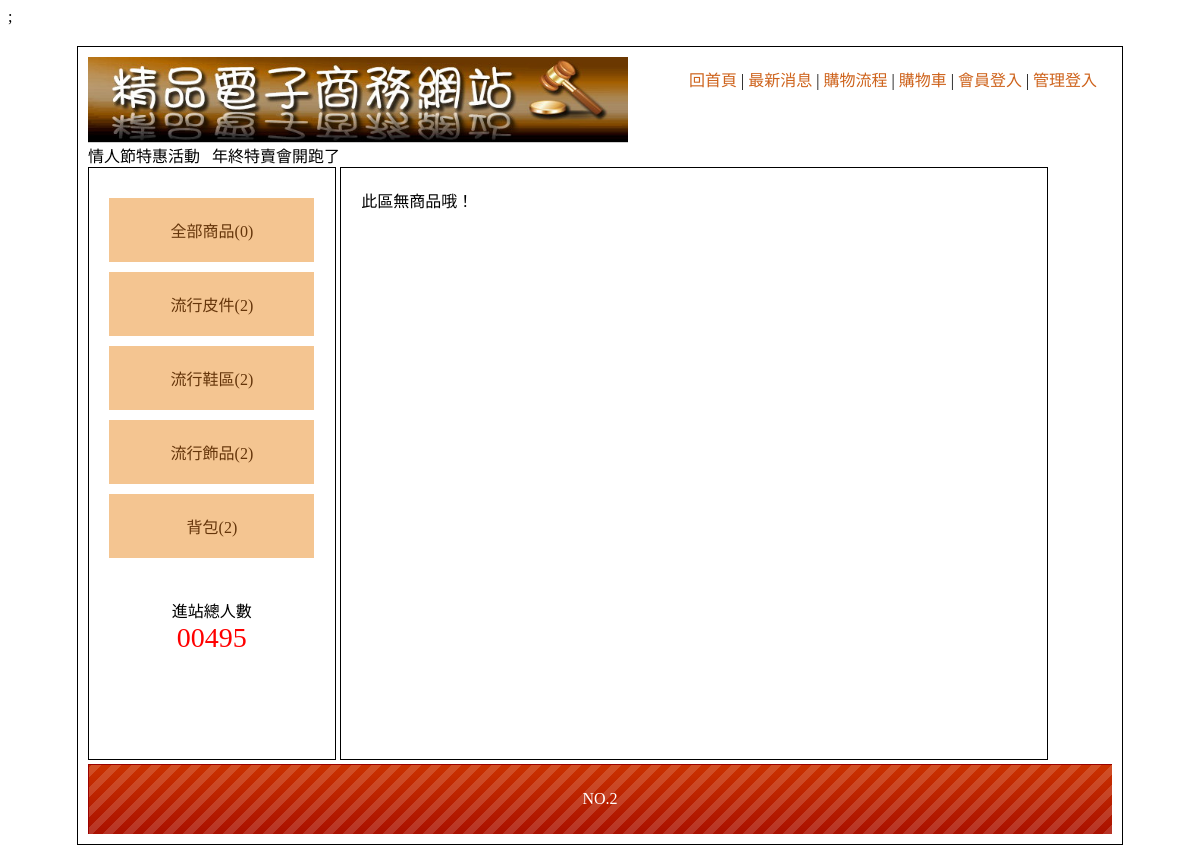
The page /index.php?do=item&item1=2 on the database as committed earlier.
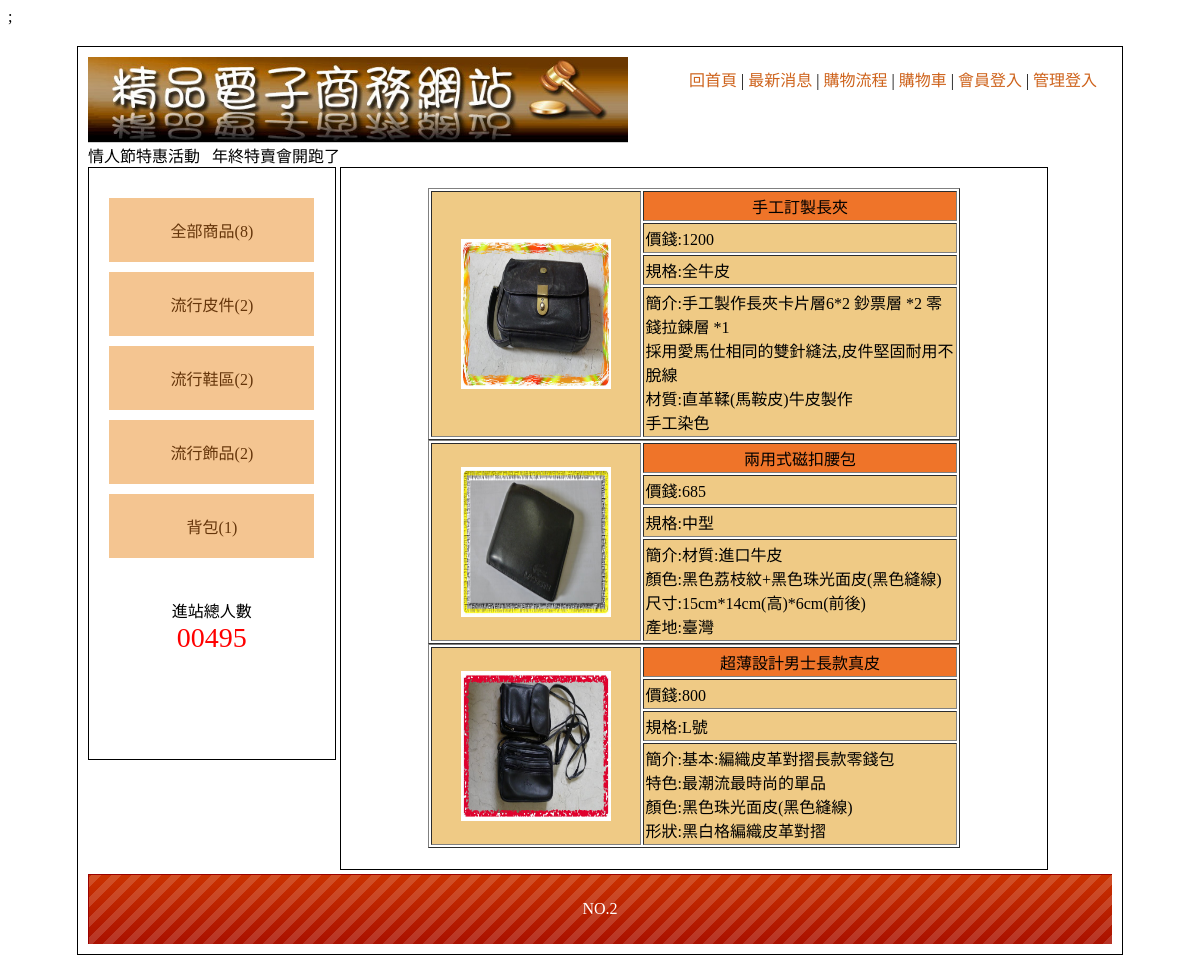
The same page on the database as committed later.
### tables this page shows
CREATE TABLE `item1` (
  `item1_seq` int(10) UNSIGNED NOT NULL,
  `item1_txt` text NOT NULL
);

CREATE TABLE `bot` (
  `bot_seq` int(10) UNSIGNED NOT NULL,
  `bot_txt` text NOT NULL
);

CREATE TABLE `item3` (
  `item3_seq` int(10) UNSIGNED NOT NULL,
  `item3_txt` text NOT NULL,
  `item3_price` int(10) NOT NULL,
  `item3_type` text NOT NULL,
  `item3_howmuch` int(10) NOT NULL,
  `item3_img` text NOT NULL,
  `item3_con` text NOT NULL,
  `item3_i1` int(10) NOT NULL,
  `item3_i2` int(10) NOT NULL,
  `item3_display` int(2) NOT NULL
);

### leftlist.php (the view, shortened to what this page needs)
<?php
$sql = "select * from item3";
$c1  = mysqli_query($link,$sql);
$row = mysqli_num_rows($c1);
$sql = "select * from item1";
$c1  = mysqli_query($link,$sql);
$c2  = mysqli_fetch_assoc($c1);
?>
<div class=""><a href="index.php?do=all">全部商品(<?=$row?>)</a></div>
<?php do{
        $sqll = "select * from item2 where item2_i1 = '".$c2["item1_seq"]."'";
        $cc1  = mysqli_query($link,$sqll);
        $row  = mysqli_num_rows($cc1);
    ?>
    <div class="mainmu"><a href="index.php?do=item&item1=<?=$c2['item1_seq']?>"><?=$c2["item1_txt"]?>(<?=$row?>)</a>
    </div>
<?php
}while($c2 = mysqli_fetch_assoc($c1))
 ?>

### index.php (shortened to what this page needs)
<!DOCTYPE html PUBLIC "-//W3C//DTD XHTML 1.0 Transitional//EN" "http://www.w3.org/TR/xhtml1/DTD/xhtml1-transitional.dtd">
<?php
include_once("head.php");
?>
<body>
	<div id="main" style="width:1024px;">
    	<div id="top">
        	<a href="index.php">
            	<img src="./home_files/0416.jpg" width="540">
            </a>
                        <div style="padding:10px;width:413px;float:right">
                <a href="?">回首頁</a> |
                <a href="?do=news">最新消息</a> |
                <a href="?do=look">購物流程</a> |
                <a href="?do=buycart">購物車</a> |
                                <a href="?do=login">會員登入</a> |
                                <a href="?do=adminlog">管理登入</a>
           </div>
                <marquee>情人節特惠活動 &nbsp; 年終特賣會開跑了   </marquee>      </div>
        <div id="left" class="ct" style="overflow:auto;">
        	<div style="min-height:400px;">
                        <?php include_once("leftlist.php");?>
        	            </div>
                        <span>
            	<div>進站總人數</div>
                <div style="color:#f00; font-size:28px;">
                	00495                </div>
            </span>
                    </div>
        <div id="right" style="overflow:auto;">
                <?php include_once($dolist[$do]); ?>
        	        </div>
                        <?php
					$sql = "select * from bot";
					$c1  = mysqli_query($link,$sql);
					$c2  = mysqli_fetch_assoc($c1);
					?>
	<div  style="line-height:70px; color:#FFF; background:url(icon/bot.png);" class="ct">
        <?=$c2["bot_txt"]?>   </div>
    </div>
</body></html>

### head.php (shortened to what this page needs)
<html xmlns="http://www.w3.org/1999/xhtml"><head><meta http-equiv="Content-Type" content="text/html; charset=UTF-8">
<link href="./home_files/css.css" rel="stylesheet" type="text/css">
</head>

### indexitem.php
<?php
if(!empty($_GET["item1"])){
    $sql = "select * from item3 where item3_display = '1' and item3_i1 = '".$_GET["item1"]."'";
    $c1  = mysqli_query($link,$sql);
    $c2  = mysqli_fetch_assoc($c1);
    $row = mysqli_num_rows($c1);
}else if(!empty($_GET["item2"])){
    $sql = "select * from item3 where item3_display = '1' and item3_i2 = '".$_GET["item2"]."'";
    $c1  = mysqli_query($link,$sql);
    $c2  = mysqli_fetch_assoc($c1);
    $row = mysqli_num_rows($c1);
}
?>
<div style="overflow:auto;" >
<?php
if($row >= 1){
    do{ ?>
<table width="80%" border="1" cellspacing="2" cellpadding="2" align="center">
  <tr>
    <td width="40%" rowspan="4" align="center" valign="middle" class="pp"><a href='index.php?do=itemdata&seq=<?=$c2["item3_seq"]?>'><img src="img/<?=$c2["item3_img"]?>" width="150" height="150"></a></td>
    <td align="center" valign="middle" class="tt"><?=$c2["item3_txt"]?></td>
  </tr>
  <tr>
    <td align="left" valign="middle" class="pp">價錢:<?=$c2["item3_price"]?></td>
  </tr>
  <tr>
    <td align="left" valign="middle" class="pp">規格:<?=$c2["item3_type"]?></td>
  </tr>
  <tr>
    <td align="left" valign="middle" class="pp">簡介:<?=nl2br($c2["item3_con"])?></td>
  </tr>
</table>
<?php }while($c2  = mysqli_fetch_assoc($c1));
    }else{ echo "此區無商品哦！"; } ?>
</div>

### home_files/css.css (style rules this page uses)
body { font-family:"微軟正黑體"; }
#main { width:1034px; padding:10px; margin:20px auto 20px auto; border:#000 solid 1px; min-height:768px; }
#top a { color:#CE631C; text-decoration:none; }
#left { display:inline-block; width:20%; padding:2%; min-height:550px; vertical-align:top; border:#000 1px solid; }
#left a { display:block; padding:20px 5px 20px 5px; text-decoration:none; background:#F4C591; margin:10px auto 10px auto; color:#65350A; }
.ct { text-align:center; }
#right { display:inline-block; width:65%; padding:2%; min-height:550px; border:#000 1px solid; overflow:auto; }
.tt { background:#EF7429; }
.pp { background:#EFCA85; }

Rows that differ between the two databases and show on the page:
computed for item1 "背包": row "2" → "1"
added item3: item3_img (picture), item3_txt "手工訂製長夾", item3_price "1200", item3_type "全牛皮", item3_con "手工製作長夾卡片層6*2 鈔票層 *2 零錢拉鍊層 *1 採用愛馬仕相同的雙針縫法,皮件堅固耐用不脫線 材質:直革鞣(馬鞍皮)牛皮製作 手工染色"
added item3: item3_img (picture), item3_txt "兩用式磁扣腰包", item3_price "685", item3_type "中型", item3_con "材質:進口牛皮 顏色:黑色荔枝紋+黑色珠光面皮(黑色縫線) 尺寸:15cm*14cm(高)*6cm(前後) 產地:臺灣"
added item3: item3_img (picture), item3_txt "超薄設計男士長款真皮", item3_price "800", item3_type "L號", item3_con "基本:編織皮革對摺長款零錢包 特色:最潮流最時尚的單品 顏色:黑色珠光面皮(黑色縫線) 形狀:黑白格編織皮革對摺"
Other text that changed with them:
$row: "0" → "8"
text no longer shown: "此區無商品哦！"
